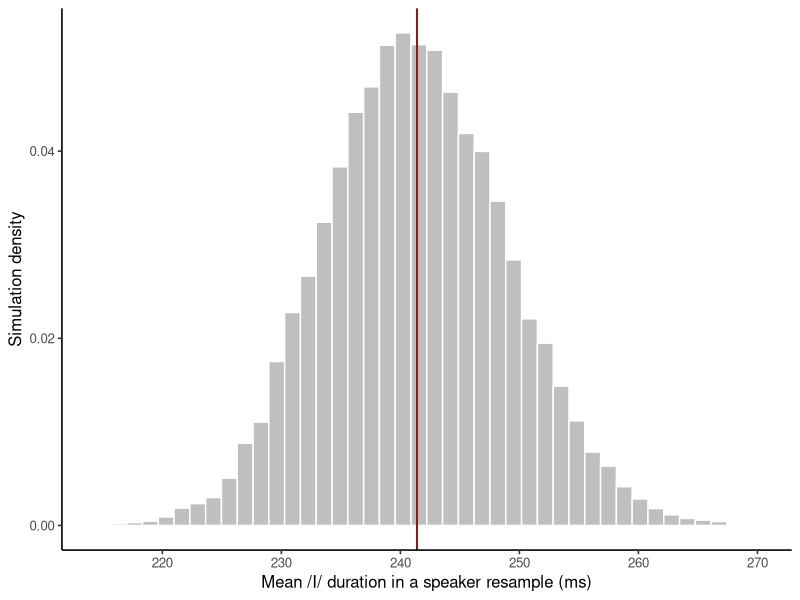

Here is the R script that generated this plot:
## ---- chunk 1
#| label: load-hillenbrand-estimators
library(ggplot2)

vowels <- read.csv(
  "data/hillenbrand/vowels-complete.csv",
  stringsAsFactors = FALSE
)
women_hid <- subset(vowels, speaker_type == "woman" & vowel == "I")
x <- women_hid$duration_ms
target_mean <- mean(x)
target_sd <- sqrt(mean((x - target_mean)^2))

stopifnot(nrow(women_hid) == 48L, !anyDuplicated(women_hid$speaker_id))

data.frame(
  speakers = length(x),
  empirical_mean_ms = target_mean,
  empirical_median_ms = median(x),
  empirical_sd_ms = target_sd,
  minimum_ms = min(x),
  maximum_ms = max(x)
)
## ---- chunk 2
#| label: simulate-hillenbrand-estimator
set.seed(20261018)
replicates <- 20000L
sample_size <- nrow(women_hid)
sample_means <- replicate(
  replicates,
  mean(sample(x, size = sample_size, replace = TRUE))
)

sampling_center <- mean(sample_means)
sampling_sd <- sd(sample_means)

stopifnot(abs(sampling_center - target_mean) < 0.25)

data.frame(
  replicates = replicates,
  sample_size = sample_size,
  target_mean_ms = target_mean,
  mean_of_estimates_ms = sampling_center,
  sampling_sd_ms = sampling_sd
)
## ---- chunk 3
#| label: plot-hillenbrand-estimator
#| fig-cap: "Empirical sampling distribution of the mean /I/ duration from speaker-row resamples. The line marks the empirical cohort mean."
ggplot(data.frame(mean_ms = sample_means), aes(mean_ms)) +
  geom_histogram(aes(y = after_stat(density)), bins = 42,
                 fill = "grey75", color = "white") +
  geom_vline(xintercept = target_mean, color = "#8B1A1A", linewidth = 0.7) +
  labs(x = "Mean /I/ duration in a speaker resample (ms)", y = "Simulation density") +
  theme_classic(base_size = 12)
